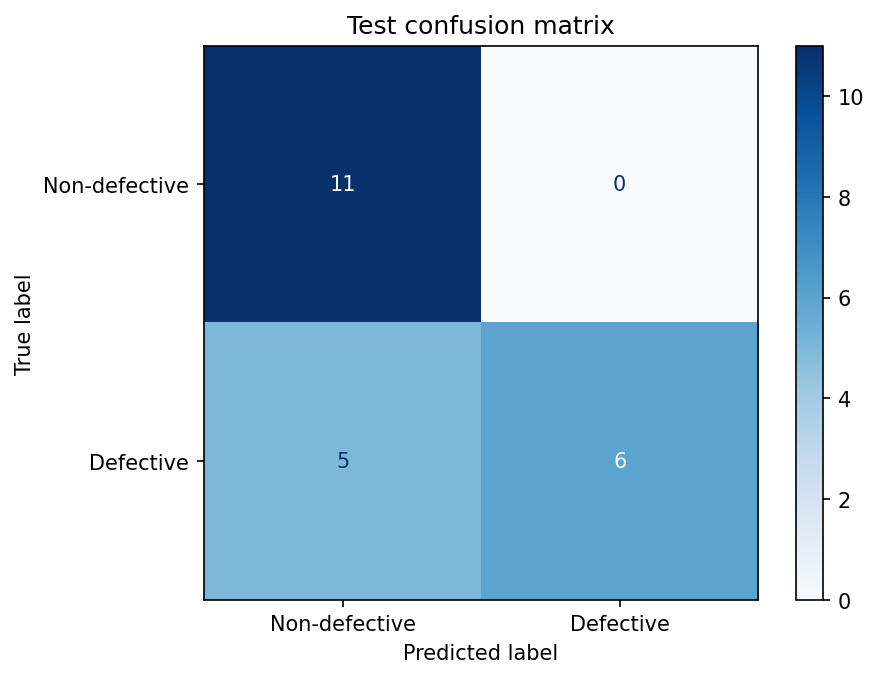
#> input picture railway-fault-detector/model/confusion_matrix.png, 879 x 678 px, found by its file name
$ jupyter execute Experiment_31_Image_Segmentation.ipynb
#> lines starting #> are read from the running program, lines starting #| are printed output that depends on the picture; after the words box and inside, x2 and y2 are one past the last pixel; in counts of white or black regions, pixels touching at a corner belong together
[cell 1]
import cv2
import matplotlib.pyplot as plt
from google.colab import files

[cell 2]
uploaded = files.upload()
#> the answer given: confusion_matrix.png

image_name = next(iter(uploaded))

image = cv2.imread(image_name)
#> image is the input picture: shape (678, 879, 3); mean B, G, R 219.4, 200.4, 176.9

if image is None:
    raise ValueError("Unable to read image. Upload a valid image.")

print("Image uploaded successfully!")

[cell 3]
gray = cv2.cvtColor(image, cv2.COLOR_BGR2GRAY)
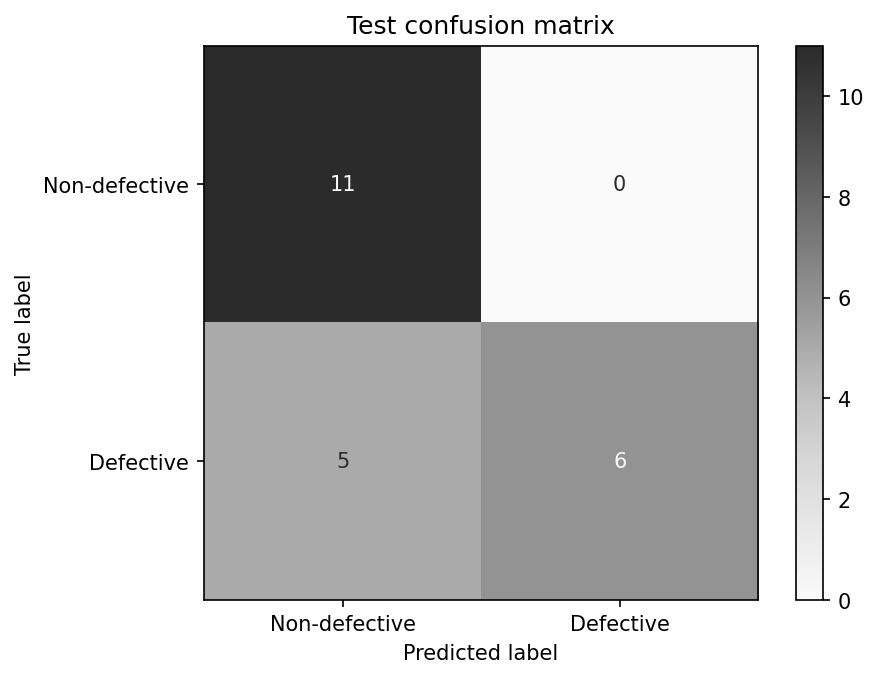
#> gray: shape (678, 879); min 0, max 255, mean 195.5

plt.figure(figsize=(6, 5))
plt.imshow(gray, cmap="gray")
plt.title("Grayscale Image")
plt.axis("off")
plt.show()

[cell 4]
threshold_value = 127

ret, binary = cv2.threshold(
    gray,
    threshold_value,
    255,
    cv2.THRESH_BINARY
)
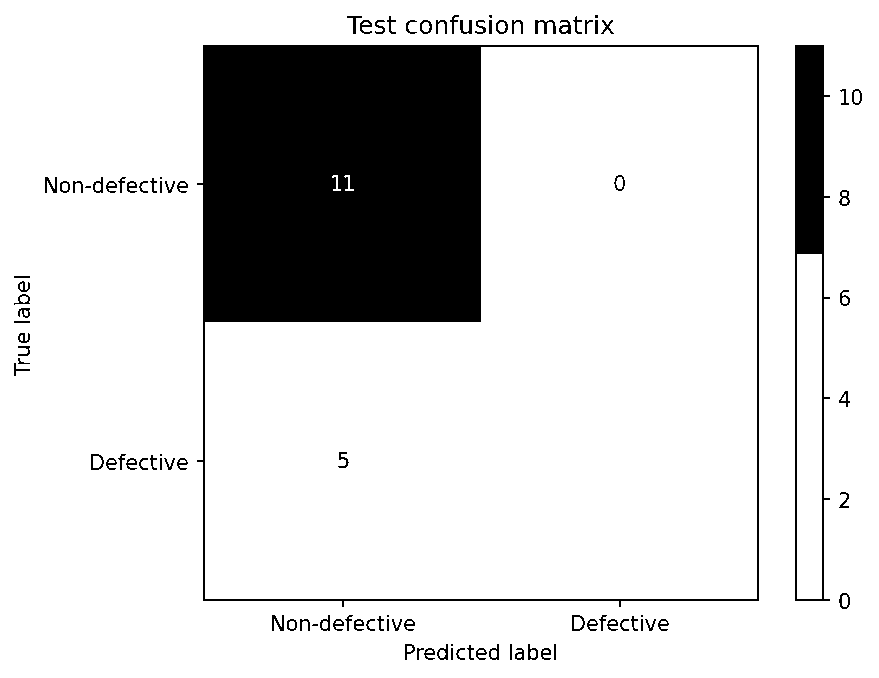
#> binary: shape (678, 879); 84.3% white; 104 black regions (9 under 20 px), largest, box (x1, y1, x2, y2) and area: (197, 45, 759, 607) 80273, (795, 45, 830, 601) 7571, (535, 20, 556, 34) 136
#> ret = 127

print("Threshold value:", threshold_value)
print("Image segmentation completed!")

[cell 5]
plt.figure(figsize=(15, 5))

plt.subplot(1, 3, 1)
plt.imshow(cv2.cvtColor(image, cv2.COLOR_BGR2RGB))
plt.title("Original Image")
plt.axis("off")

plt.subplot(1, 3, 2)
plt.imshow(gray, cmap="gray")
plt.title("Grayscale Image")
plt.axis("off")

plt.subplot(1, 3, 3)
plt.imshow(binary, cmap="gray")
plt.title("Binary Segmented Image")
plt.axis("off")

plt.show()
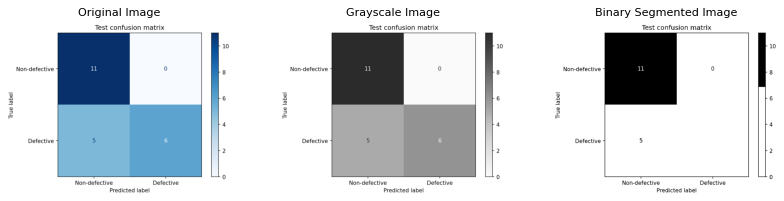
#> figure drawn by matplotlib, 3 panels

$ run again, on railway-fault-detector/model/roc_curve.png
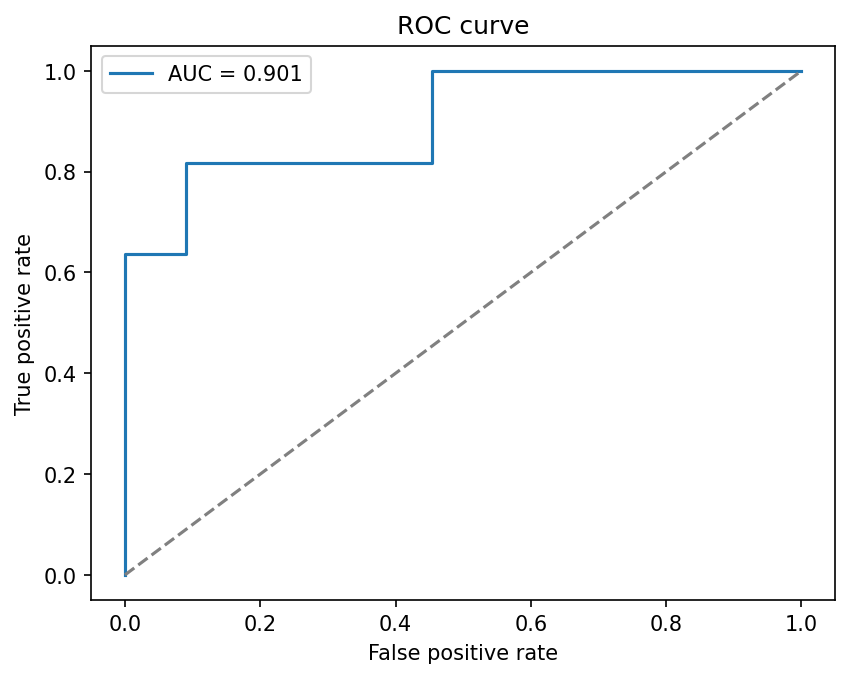
#> input picture railway-fault-detector/model/roc_curve.png, 850 x 678 px, found by its file name
#> image is the input picture: shape (678, 850, 3); mean B, G, R 250.1, 249.7, 249.1
#> `ret, binary = cv2.threshold( gray, threshold_value, 255, cv2.THRESH_BI..`:
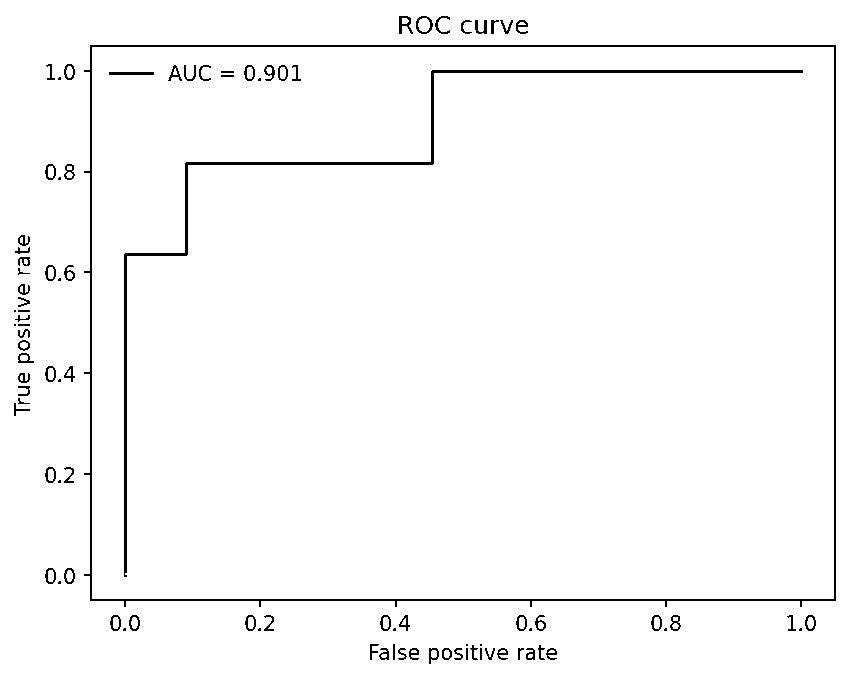
#> binary: shape (678, 850); 97.6% white; black in thin lines or dots
#> ret = 127
#> `plt.show()`:
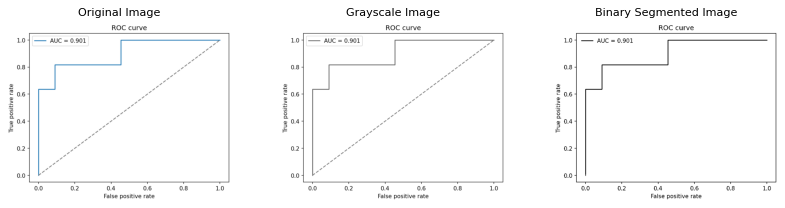
#> figure drawn by matplotlib, 3 panels
